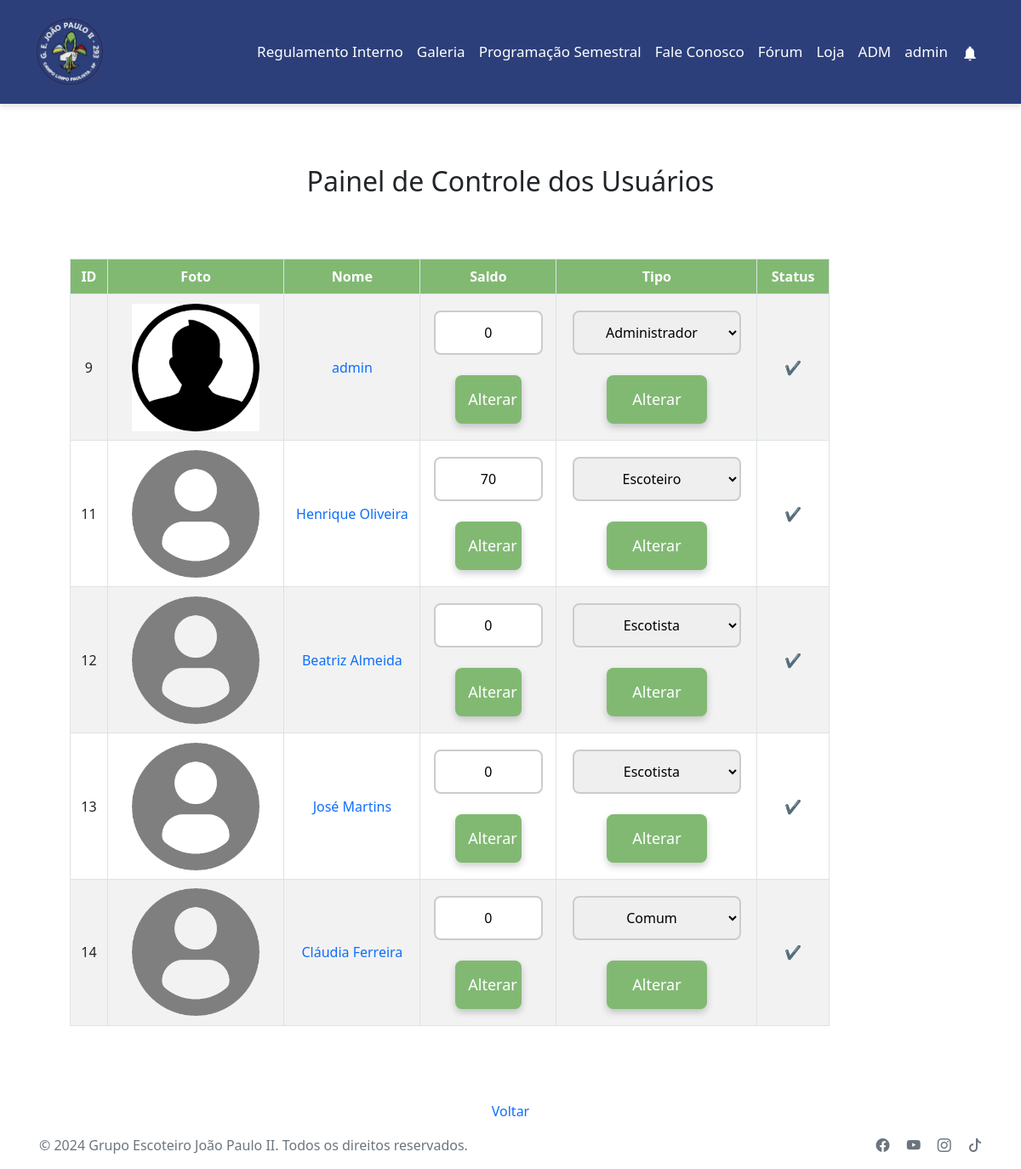
Page /backend/adm/users_adm.php (signed in) on the committed database.
### tables this page shows
CREATE TABLE `tbl_usuarios` (
  `id` int(11) NOT NULL,
  `username` varchar(30) NOT NULL,
  `nome` varchar(100) NOT NULL,
  `email` varchar(100) NOT NULL,
  `senha` varchar(400) NOT NULL,
  `descricao` varchar(255) NOT NULL,
  `tipo` varchar(1) NOT NULL,
  `status` varchar(1) NOT NULL,
  `foto` varchar(255) NOT NULL,
  `saldo` float NOT NULL
);

### backend/adm/users_adm.php (the view, shortened to what this page needs)
<?php
include '../classes/conn.php';
    $logged = false;
    if (isset($_SESSION['on'])) {
    $logged = true;
    }
    ?>
<!DOCTYPE html>
<html lang="pt-br">
<head>
  <link rel="stylesheet" href="../../frontend/public/css/teste.css">
  <link href="https://cdn.jsdelivr.net/npm/bootstrap@5.0.2/dist/css/bootstrap.min.css" rel="stylesheet"
>
  <link rel="stylesheet" href="https://cdn.jsdelivr.net/npm/bootstrap-icons@1.10.3/font/bootstrap-icons.css">
</head>
  <nav class="navbar navbar-expand-lg py-3 custom-navbar">
    <div class="container">
      <a class="navbar-brand" href="../../frontend/principal/index.php">
        <img src="../../frontend/public/imagens/recursos/logo.png " height="80rem" width="80rem" alt="Logo" height="40">
      </a>
      <div class="collapse navbar-collapse justify-content-end" id="navbarNav">
        <ul class="navbar-nav">
          <li class="nav-item">
            <a class="nav-link active" aria-current="page" target="blank"
              href="../../frontend/public/docs/POR_2013_19_V2.pdf">Regulamento Interno</a>
          </li>
          <li class="nav-item">
            <a class="nav-link" href="../../backend/galeria/index.php">Galeria</a>
          </li>
          <li class="nav-item">
            <a class="nav-link" href="../../backend/Evento/index.php">Programação Semestral</a>
          </li>
          <li class="nav-item">
            <a class="nav-link" href="../../backend/mailer/fale.php">Fale Conosco</a>
          </li>
          <li class="nav-item">
            <a class="nav-link" href="../../backend/forum/main.php">Fórum</a>
          </li>
          <?php
          if ($logged) {
            if ($_SESSION['tipo'] >= 1) {
              echo '<li class="nav-item">
                <a class="nav-link" href="../../backend/loja/loja.php">Loja</a>
              </li>';
            }
            if ($_SESSION['tipo'] == 3) {
              echo '<li class="nav-item">
                <a class="nav-link" href="../../backend/adm/index_adm.php">ADM</a>
              </li>';
            }
            echo '<li class="nav-item">
            <a class="nav-link" href="../../frontend/principal/user.php?id='.$_SESSION["userid"].'">'.$_SESSION["nome"].'</a>
                <li class="nav-item">
            <a class="nav-link" href="../../backend/notificacoes/index.php"><img src="../../frontend/public/imagens/recursos/sino.png" width="20px"></a>
              </li>';
          } else {
            echo '<li class="nav-item">
                <a class="nav-link" href="../../backend/login/login.php">Faça Login</a>
              </li>';
          }
          ?>
        </ul>
      </div>
    </div>
  </nav>
    <div class="content"><br>
        <div class="container my-5">
            <h2>Painel de Controle dos Usuários</h2><br>
            <div class="table-responsive">
                <table class="table table-bordered table-striped text-center">
                    <thead class="thead-light">
                        <tr>
                            <th>ID</th>
                            <th>Foto</th>
                            <th>Nome</th>
                            <th>Saldo</th>
                            <th>Tipo</th>
                            <th>Status</th>
                        </tr>
                    </thead>
                    <tbody>
              <?php
              $sql = "SELECT * FROM tbl_usuarios";
              $res = $conn -> query($sql);
              for($i = 0; $i < $res ->num_rows; $i++){
                $linha = $res -> fetch_assoc();
                if($linha['status']==1){
                  $verificado= "❌";
                  $verifica=1;
              }
              else{
                  $verificado= "✔";
                  $verifica=0;
              }
              $t1="value='1'";
              $t2="value='2'";
              $t3="value='3'";
              $t4="value='4'";
              if($linha['tipo']==0){
                $t1='value="1" selected';
              }
              if($linha['tipo']==1){
                  $t2='value="2" selected';
              }
              if($linha['tipo']==2){
                  $t3='value="3" selected';
              }
              if($linha['tipo']==3){
                  $t4='value="4" selected';
              }
              print '<tr>
                    <td class="align-middle">'.$linha['id'].'</td>
                    <td class="align-middle"><img src="../../frontend/public/imagens/usuarios/'.$linha['foto'].'" width="150px" height="150px"></td>
                    <td class="compra align-middle"><a href="../../frontend/principal/user.php?id='.$linha["id"].'">'.$linha["nome"].'</a></td>
                    <td class="compra align-middle"><form method="post" action="altera_saldo.php"><input class="input-custom" type="text" name="saldo" value="'.$linha["saldo"].'"><br><br>
                    <input type="hidden" name="userid" value="'.$linha['id'].'">
                    <input type="submit" class="btn-custom" value="Alterar" name="Alterar">
                    </form></td>
                    <td> <form method="post" action="altera_tipo.php"><select id="menu1" name="type" value="'.$linha['tipo'].'" required="true" class="input-custom">
                    <option '.$t1.'><strong>Comum</strong></option>
                    <option '.$t2.'><strong>Escoteiro</strong></option>
                    <option '.$t3.'><strong>Escotista</strong></option>
                    <option '.$t4.'><strong>Administrador</strong></option>
                    </select><br><br><input type="hidden" name="userid" value="'.$linha['id'].'">
                    <input type="submit" class="btn-custom" name="Alterar" value="Alterar"></td></form>
                    <td class="align-middle">
                        <a href="users_adm.php?id='.$linha["id"].'&verifica='.$verifica.'">'.$verificado.'</a>
                    </td>
                </tr>
                ';
              }
              ?>
                    </tbody>
                </table>
            </div>
        </div>
        <br><a href="index_adm.php">Voltar</a>
    </div>
    <footer class="footer text-center text-lg-start d-flex w-100 justify-content-between align-items-center ">
    <div class="container p-3 d-flex justify-content-between w-100">
      <span class="text-muted">© 2024 Grupo Escoteiro João Paulo II. Todos os direitos reservados.</span>
      <div class="social-icons">
        <a href="https://www.facebook.com/GrupoescoteirojoaopauloII?mibextid=ZbWKwL" target="_blank"
          class="text-muted me-3">
          <i class="bi bi-facebook"></i>
        </a>
        <a href="https://youtube.com/@gejoaopauloii?si=8nJBM0zWxWBofH_V" target="_blank" class="text-muted me-3">
          <i class="bi bi-youtube"></i>
        </a>
        <a href="https://www.instagram.com/ge_joaopaulo2?igsh=MWFiOTA2OTFxYW11" target="_blank" class="text-muted me-3">
          <i class="bi bi-instagram"></i>
        </a>
        <a href="https://www.tiktok.com/@ge._joaopauloii?_t=8nG7cVdsBGQ&_r=1" target="_blank" class="text-muted">
          <i class="bi bi-tiktok"></i>
        </a>
      </div>
    </div>
  </footer>
</body>
</html>

### frontend/public/css/teste.css (style rules this page uses)
:root { --color-white: #fff; --color-dark1: rgb(39, 39, 39); --color-dark2: #2d2d2d; --color-dark3: #414141; --color-dark4: #1c1c1c; --color-dark5: #343434; --color-blue1: #3ab2d6; --color-blue: #2C3F7A; --color-g: #81B973; --button-color: #C6CCC8; --lobinho: #fdb813; --escoteiro: #00793a; --senior: #a61744; --pioneiro: #c00d0e; }
.custom-navbar { background-color: #2C3F7A; color: white; }
.custom-navbar a { color: white; font-size: 17px; }
.content { text-align: center; margin: 0px; width: 100%; display: flex; justify-content: center; flex-direction: column; align-items: center; }
.navbar { box-shadow: 0 4px 6px rgba(0, 0, 0, 0.1); }
.navbar-brand img { transition: transform 0.2s ease; }
.nav-link { color: #ffffff !important; font-weight: 500; transition: color 0.3s ease; }
.footer a { text-decoration: none; }
.footer { background-color: white; }
form { margin: 5%; }
.btn-custom { width: 60%; padding: 15px; background-color: #81B973; border: none; border-radius: 8px; color: white; font-size: 18px; cursor: pointer; text-align: center; box-shadow: 0 4px 8px rgba(0, 0, 0, 0.2); transition: transform 0.3s, box-shadow 0.3s; }
.input-custom { width: 100%; padding: 12px 20px; font-size: 16px; border: 2px solid #ccc; border-radius: 8px; outline: none; transition: all 0.3s ease; }
.table { max-width: 80%; text-align: center; margin: 40px; justify-content: center; }
thead { background-color: #81B973; color: white; }

### backend/adm/users_adm.php (style rules this page uses)
* { text-align: center; }
a { text-decoration: none; }
.table-responsive { width: 100%; overflow-x: auto; -webkit-overflow-scrolling: touch; }
.table { white-space: nowrap; }
.compra { width: 10rem; }

### rows in the picture
tbl_usuarios: id "9", foto (picture), nome "admin", saldo "0", type "Administrador", status "✔"
tbl_usuarios: id "11", foto (picture), nome "Henrique Oliveira", saldo "70", type "Escoteiro", status "✔"
tbl_usuarios: id "12", foto (picture), nome "Beatriz Almeida", saldo "0", type "Escotista", status "✔"
tbl_usuarios: id "13", foto (picture), nome "José Martins", saldo "0", type "Escotista", status "✔"
tbl_usuarios: id "14", foto (picture), nome "Cláudia Ferreira", saldo "0", type "Comum", status "✔"

### other values in the picture
$_SESSION["nome"] "admin"
